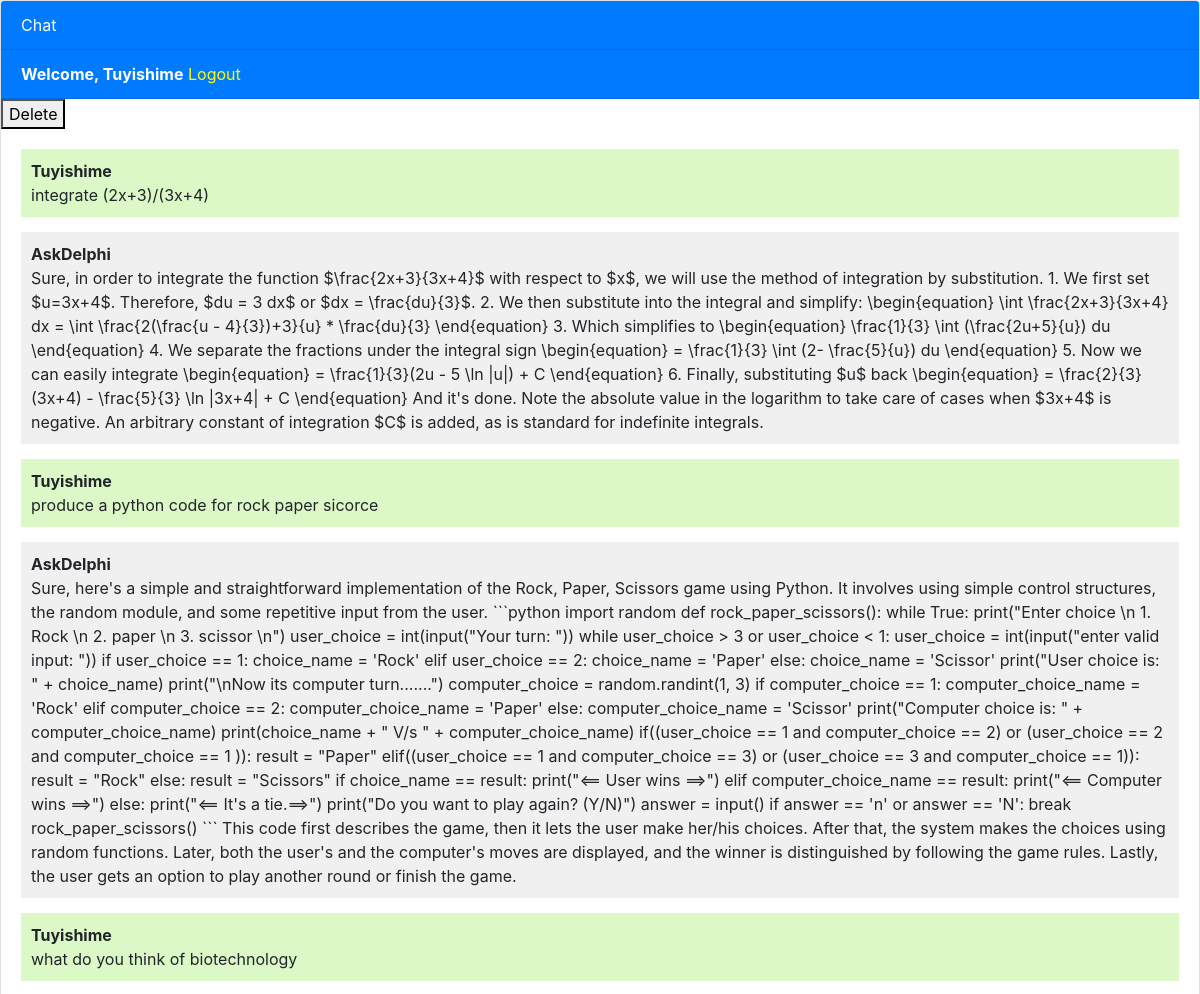
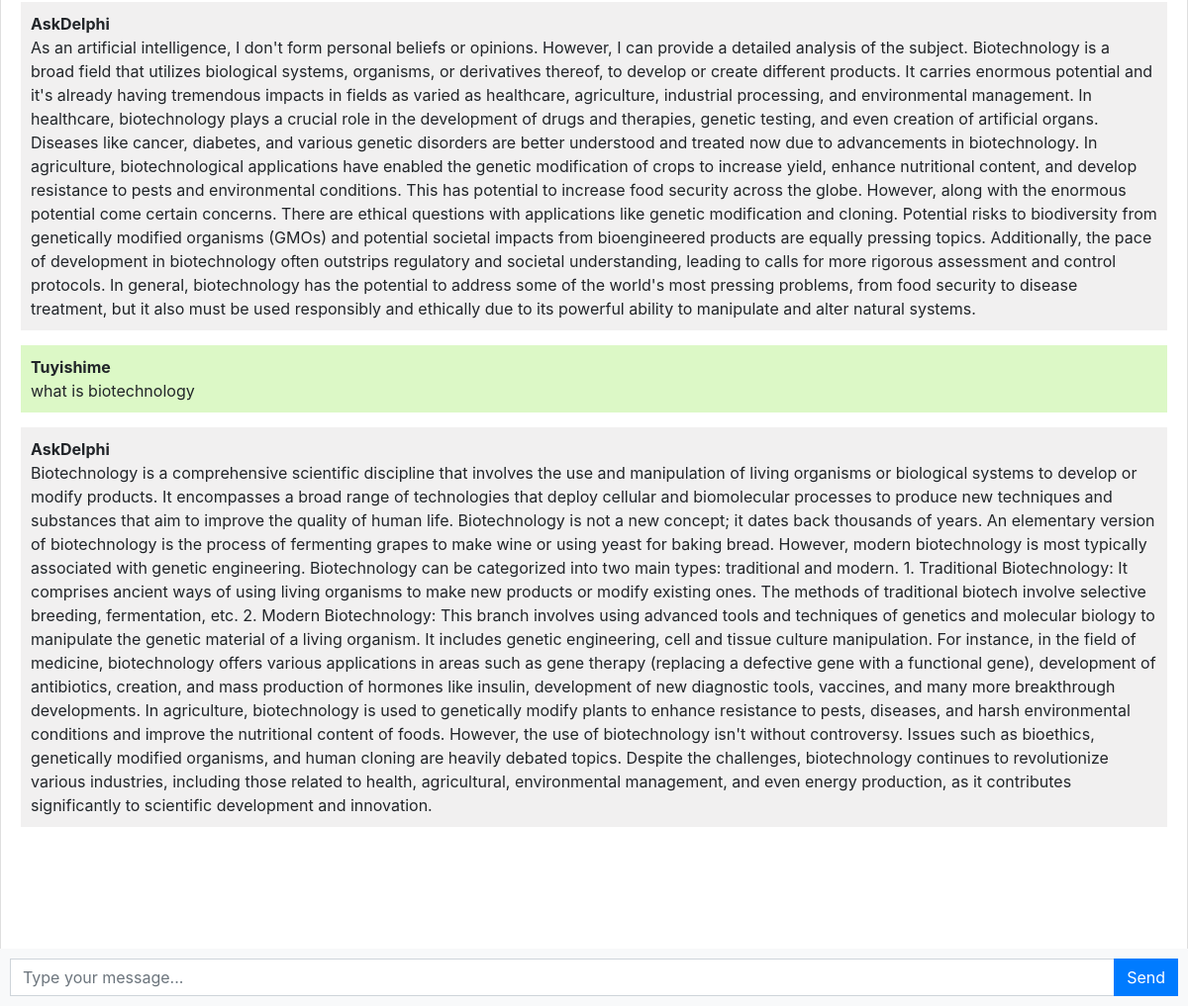
The app's page / (signed in) with its own data (2 pictures, top to bottom).
### chatbot/models.py (models this page shows, shortened)
class Chat(models.Model):
    user = models.ForeignKey(User, on_delete=models.CASCADE)
    message = models.TextField()
    response = models.TextField()
    created_at = models.DateTimeField(auto_now_add=True)

### chatbot/views.py (the view)
# urls.py: path("", include("chatbot.urls"))
def chatbot(request):
    chats = Chat.objects.filter(user=request.user)
    if request.method == 'POST':
        message = request.POST.get('message')
        response = ask_openai(message)
        chat = Chat(user=request.user, message=message, response=response, created_at=timezone.now())
        chat.save()
        return JsonResponse({'message': message, 'response': response})
    return render(request, 'chatbot.html', {'chats': chats})

### templates/chatbot.html (shortened to what this page needs)
{% extends 'base.html' %}
{% load static %}
{% block styles %}
<link rel="stylesheet" href="{% static 'css/style.css'%}">
{% endblock %}
{% block content %}
<div class="chat-container">
  <div class="card flex-grow-1">
    <div class="card-header bg-primary text-white">Chat</div>
    {% if user.is_authenticated %}
    <div class="card-header bg-primary text-white"><b>Welcome, {{user.username}}</b>   <a style="color: yellow;" href="logout">Logout</a></div>
    {% else %}
    <div class="card-header bg-primary text-white"><a style="color: yellow" href="login">Login</a>   <a style="color: yellow;" href="register">Register</a></div>
    {% endif %}
  </form><form action="{% url 'delete'%}" method="POST">
   <button type="submit">Delete</button>
</form>
    <div class="card-body messages-box">
      <ul class="list-unstyled messages-list">
        {% for chat in chats %}
          {% if chat.user == request.user %}
            <li class="message sent">
          <div class="message-text">
            <div class="message-sender">
              <b>{{request.user}}</b>
            </div>
            <div class="message-content">
              {{chat.message}}
            </div>
          </div>
        </li>
        <li class="message received">
          <div class="message-text">
            <div class="message-sender">
              <b>AskDelphi</b>
            </div>
            <div class="message-content">
              {{chat.response}}
            </div>
          </div>
        </li>
          {% endif %}
        {% endfor %}
      </ul>
    </div>
    <br><br>
    <br><br>
    <br><br>
  </div>
  <form class="message-form">
    <div class="input-group">
      <input type="text" class="form-control message-input" placeholder="Type your message...">
      <div class="input-group-append">
        <button type="submit" class="btn btn-primary btn-send">Send</button>
      </form>
      </div>
{% endblock %}

### templates/base.html (shortened to what this page needs)
<!DOCTYPE html>
<html lang="en">
  <head>
    <link rel="stylesheet" href="https://stackpath.bootstrapcdn.com/bootstrap/4.3.1/css/bootstrap.min.css">
    {% block styles %}{% endblock %}
  </head>
  <body>
    {% block content %}{% endblock %}
  </body>
</html>

### chatbot/static/css/style.css (style rules this page uses)
body, html { height: 100%; }
.messages-box { flex: 1; overflow-y: auto; }
.messages-list { padding-left: 0; }
.message { margin-bottom: 15px; list-style: none; }
.message-text { padding: 10px; border-radius: 5px; }
.sent { background-color: #dcf8c6; align-self: flex-end; }
.received { background-color: #f1f0f0; align-self: flex-start; }
.message-form { display: flex; position: fixed; bottom: 0; left: 0; right: 0; padding: 10px; background-color: #f8f9fa; }
.message-input { flex: 1; border-radius: 0; border-right: none; }
.btn-send { border-radius: 0; }
.chat-container { height: 100%; display: flex; flex-direction: column; }

### records on screen
Chat: message "integrate (2x+3)/(3x+4)", response "Sure, in order to integrate the function $\\frac{2x+3}{3x+4}$ with respect to $x$, we will use the method of integration by substitution. 1. We first set $u=3x+4$. Therefore, $du = 3 dx$ or $dx = \\frac{du}{3}$. 2. We then substitute into the integral and simplify: \\begin{equation} \\int \\frac{2x+3}{3x+4} dx = \\int \\frac{2(\\frac{u - 4}{3})+3}{u} * \\frac{du}{3} \\end{equation} 3. Which simplifies to \\begin{equation} \\frac{1}{3} \\int (\\frac{2u+5}{u}) du \\end{equation} 4. We separate the fractions under the integral sign \\begin{equation} = \\frac{1}{3} \\int (2- \\frac{5}{u}) du \\end{equation} 5. Now we can easily integrate \\begin{equation} = \\frac{1}{3}(2u - 5 \\ln |u|) + C \\end{equation} 6. Finally,…"
Chat: message "produce a python code for rock paper sicorce", response "Sure, here's a simple and straightforward implementation of the Rock, Paper, Scissors game using Python. It involves using simple control structures, the random module, and some repetitive input from the user. ```python import random def rock_paper_scissors(): while True: print(\"Enter choice \\n 1. Rock \\n 2. paper \\n 3. scissor \\n\") user_choice = int(input(\"Your turn: \")) while user_choice > 3 or user_choice < 1: user_choice = int(input(\"enter valid input: \")) if user_choice == 1: choice_name = 'Rock' elif user_choice == 2: choice_name = 'Paper' else: choice_name = 'Scissor' print(\"User choice is: \" + choice_name) print(\"\\nNow its computer turn.......\") computer_choice = random.randint(1,…"
Chat: message "what do you think of biotechnology", response "As an artificial intelligence, I don't form personal beliefs or opinions. However, I can provide a detailed analysis of the subject. Biotechnology is a broad field that utilizes biological systems, organisms, or derivatives thereof, to develop or create different products. It carries enormous potential and it's already having tremendous impacts in fields as varied as healthcare, agriculture, industrial processing, and environmental management. In healthcare, biotechnology plays a crucial role in the development of drugs and therapies, genetic testing, and even creation of artificial organs. Diseases like cancer, diabetes, and various genetic disorders are better understood and treated now…"
Chat: message "what is biotechnology", response "Biotechnology is a comprehensive scientific discipline that involves the use and manipulation of living organisms or biological systems to develop or modify products. It encompasses a broad range of technologies that deploy cellular and biomolecular processes to produce new techniques and substances that aim to improve the quality of human life. Biotechnology is not a new concept; it dates back thousands of years. An elementary version of biotechnology is the process of fermenting grapes to make wine or using yeast for baking bread. However, modern biotechnology is most typically associated with genetic engineering. Biotechnology can be categorized into two main types: traditional and…"

### other values on screen
{{ user.username }} "Tuyishime"
{{ request.user }} "Tuyishime"
